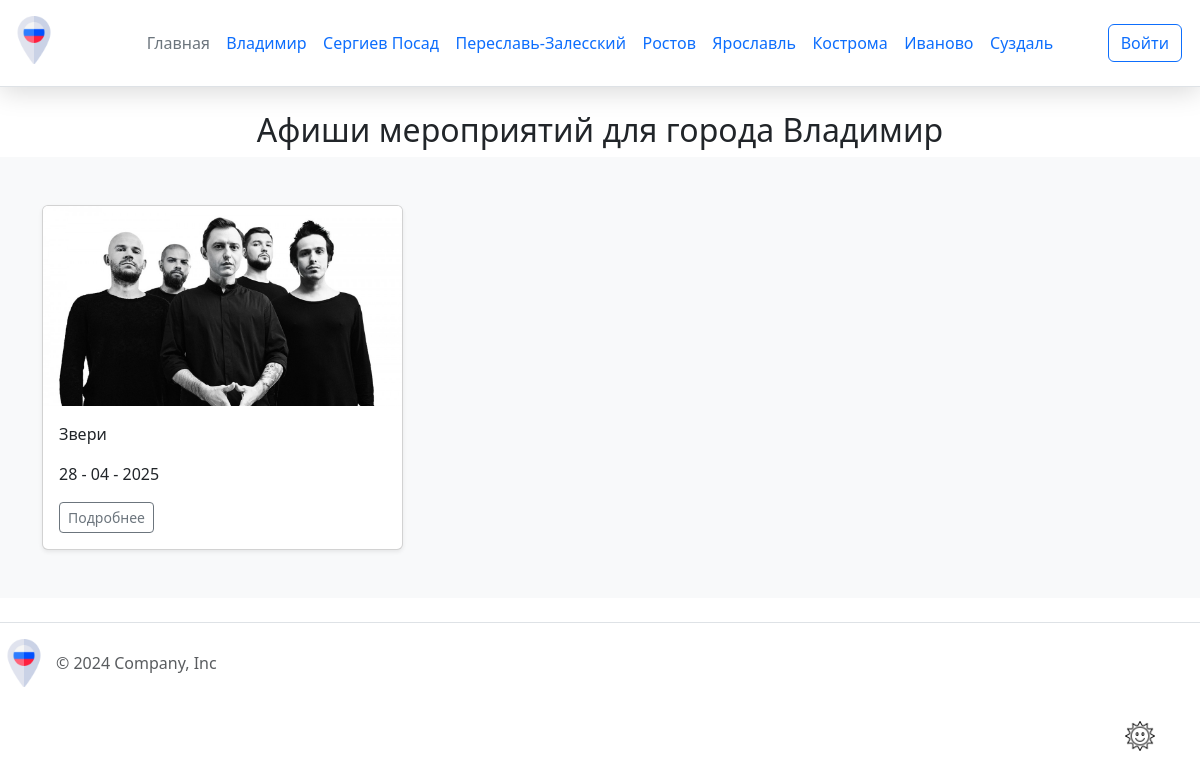
Page /afisha/1 on the committed database.
### app.py (models this page shows)
class City(db.Model):
    city_id = db.Column(db.Integer, primary_key=True)
    city_name = db.Column(db.String(20), nullable=False)
    photo = db.Column(db.LargeBinary, nullable=False)
    description = db.Column(db.Text, nullable=False)

class Event(db.Model):
    event_id = db.Column(db.Integer, primary_key=True)
    event_name = db.Column(db.String(50), nullable=False)
    photo = db.Column(db.String(255), nullable=True)
    date = db.Column(db.Date, nullable=False)
    description = db.Column(db.Text, nullable=True)
    link = db.Column(db.String(40), nullable=False)
    city_id = db.Column(db.Integer, db.ForeignKey('city.city_id'), nullable=False)

### app.py (the view)
@app.route("/afisha/<int:city_id>", methods=["POST", "GET"])
def afisha(city_id):
    city = City.query.get(city_id)
    event = Event.query.filter_by(city_id=city_id).all()
    return render_template('afisha.html', event = event, city=city)

### app.py (called while the page is built)
@app.context_processor
def inject_cities():
    cities = City.query.all()
    return dict(cities=cities)

### templates/afisha.html (shortened to what this page needs)
{% extends 'base.html' %}
{% block content %}
<h2>Афиши мероприятий для города {{ city.city_name }}</h2>
<div class="album py-5 bg-body-tertiary">
    <div class="container">
        <div class="row row-cols-1 row-cols-sm-2 row-cols-md-3 g-3">
            {% for el in event %}
            <div class="col">
                <div class="card shadow-sm">
                    {% if el.photo %}
                    <img src="{{ url_for('static', filename='img/' + el.photo) }}" class="card-img-top" alt="{{ el.event_name }}">
                    {% else %}
                    <img src="{{ url_for('static', filename='img/default.png') }}" class="card-img-top" alt="{{ el.event_name }}">
                    {% endif %}
                    <div class="card-body">
                        <p class="card-text">{{el.event_name}}</p>
                        <p class="card-text">{{el.date.strftime('%d - %m - %Y')}}</p>
                        <div class="d-flex justify-content-between align-items-center">
                            <div class="btn-group">
                                <a href="{{ el.link }}" class="btn btn-sm btn-outline-secondary">Подробнее</a>
                            </div>
                        </div>
                    </div>
                </div>
            </div>
            {% endfor %}
        </div>
    </div>
</div>
{% endblock %}

### templates/base.html (shortened to what this page needs)
<!DOCTYPE html>
<html lang="en">
<head>
    <link href="https://cdn.jsdelivr.net/npm/bootstrap@5.3.3/dist/css/bootstrap.min.css" rel="stylesheet">
    <link rel="stylesheet" href="https://cdnjs.cloudflare.com/ajax/libs/font-awesome/6.2.0/css/all.min.css">
    <link rel="stylesheet" href="{{url_for('static', filename='css/main.css')}}">
    <link rel="stylesheet" href="{{url_for('static', filename='css/dark-theme.css')}}">
</head>
<body>
    <div class="page">
        <header class="d-flex flex-wrap align-items-center justify-content-center justify-content-md-between py-3 mb-4 border-bottom">
          <div class="col-md-3 mb-2 mb-md-0">
            <a href="/" class="d-inline-flex link-body-emphasis text-decoration-none">
              <img class="header__img" src="{{ url_for('static', filename='img/russia.png') }}" alt="russia">
            </a>
          </div>
          <div class="col-md-6 mb-0 mb-md-0 d-flex justify-content-center">
            <ul class="nav col-12 col-md-auto mb-2 justify-content-center mb-md-0 nav-menu">
              <li><a href="{{ url_for('index') }}" class="nav-link px-2 link-secondary">Главная</a></li>
              {% for city in cities %}
                <li class="nav-item">
                  <a class="nav-link" href="{{ url_for('city_detail', city_id=city.city_id) }}">{{ city.city_name }}</a>
                </li>
              {% endfor %}
            </ul>
          </div>
          <div class="col-md-3 text-end">
            {% if current_user.is_authenticated %}
                <a href="{{ url_for('lk') }}">
                    <button type="button" class="btn btn-outline-primary me-2">{{ current_user.name }}</button>
                </a>
            {% else %}
                <a href="{{ url_for('login') }}">
                    <button type="button" class="btn btn-outline-primary me-2">Войти</button>
                </a>
            {% endif %}
          </div>
        </header>
        <div class="content">
            {% block content %}{% endblock %}
        </div>
        <div class="image-button-container">
          <button class="image-button">
            <img src="{{ url_for('static', filename='img/sun.png') }}" alt="Sun" class="button-image">
          </button>
        </div>
        <footer class="d-flex flex-wrap justify-content-between align-items-center py-3 my-4 border-top">
            <div class="col-md-4 d-flex align-items-center">
              <a href="/" class="mb-3 me-2 mb-md-0 text-body-secondary text-decoration-none lh-1">
                <img class="header__img" src="{{ url_for('static', filename='img/russia.png') }}" alt="russia">
              </a>
              <span class="mb-3 mb-md-0 text-body-secondary">© 2024 Company, Inc</span>
            </div>
        </footer>
    </div>
</body>
</html>

### static/css/main.css (style rules this page uses)
header { position: sticky; top: 0; padding: 10px; z-index: 1000; background: #fff; -webkit-box-shadow: 0 5px 25px rgba(0, 0, 0, 0.15); box-shadow: 0 5px 25px rgba(0, 0, 0, 0.15) ; }
.header__img { height: 48px; width: 48px; }
.nav-link { padding: 0.2rem 0.5rem; }
.nav li { padding-right: 0.5px; }
.nav li:last-child { padding-right: 0; }
h2 { text-align: center; margin-top: 0; }
.card { height: 100%; }
.card-img-top { width: 100%; height: 200px; object-fit: cover; }
.image-button-container { position: fixed; right: 10px; top: 92%; transform: translateY(-50%); z-index: 1000; }
.image-button { width: 100px; height: 50px; border: none; background-color: transparent; cursor: pointer; }
.button-image { width: 30px; height: auto; transition: filter 0.3s ease; }
.nav-menu { display: flex; flex-direction: row; }

### rows in the picture
City: city_name "Владимир"
City: city_name "Сергиев Посад"
City: city_name "Переславь-Залесский"
City: city_name "Ростов"
City: city_name "Ярославль"
City: city_name "Кострома"
City: city_name "Иваново"
City: city_name "Суздаль"
Event: photo (picture), event_name "Звери", date "28 - 04 - 2025"
